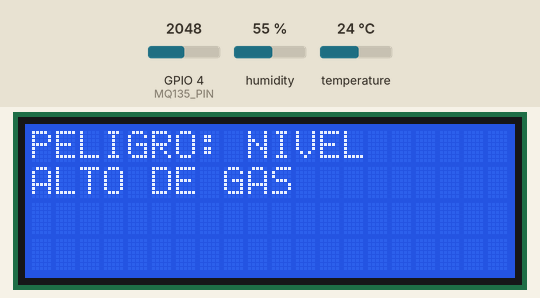
A sketch run on a simulated ESP32. Shown: 20×4 character LCD. Inputs (shaded band) come from the test bench; at power-on: GPIO 4 (MQ135_PIN) = 2048, humidity 55 %, temperature 24 °C. WiFi joins after 1.5 s; servers stay silent unless stated; uploads are accepted with an empty reply; what the sketch prints to the serial monitor is not drawn.

Above: at 2.7 s.
2.8 s: GPIO 4 (MQ135_PIN) set to 549
8.7 s: GPIO 4 (MQ135_PIN) set to 483
At 13.0 s:
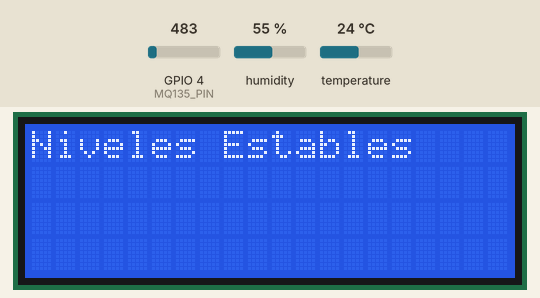
19.3 s: humidity set to 32 %
At 26.5 s:
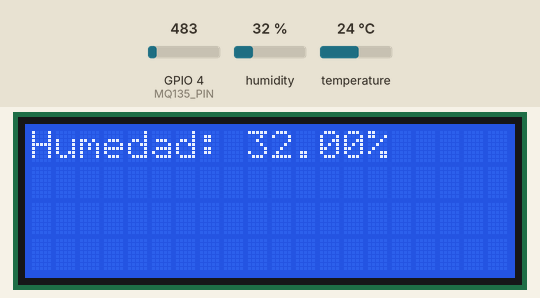
28.9 s: humidity set to 29 %
At 31.9 s:
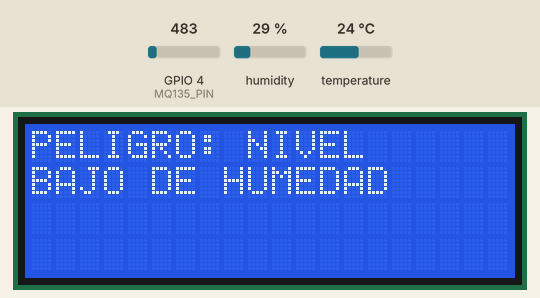
34.8 s: temperature set to 33 °C
At 36.6 s:
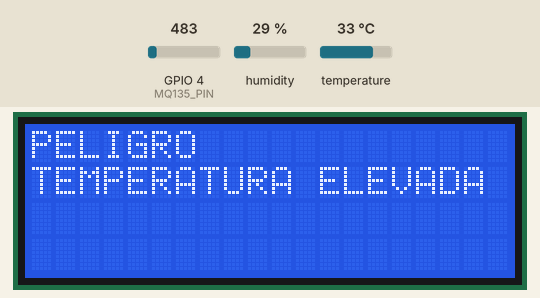
42.4 s: temperature set to 3 °C
At 47.4 s:
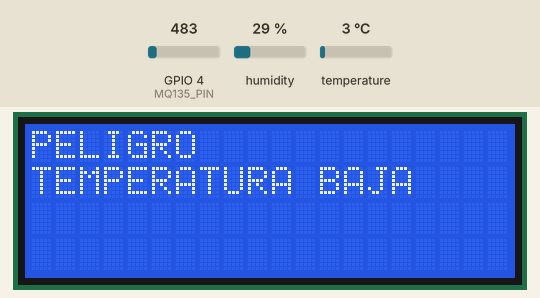
Timing chart, 0 to 48.9 s (numbered marks = the images above; inputs shaded):
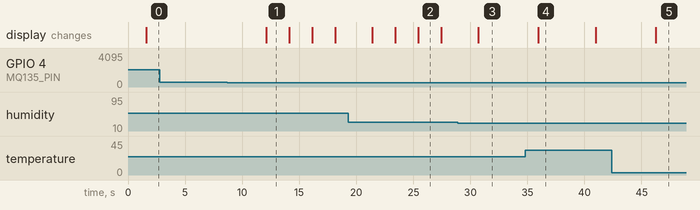

Measured:
- the behaviour switches between 512 and 511 on GPIO 4 (MQ135_PIN) (found by bisection; images 0 and 1)
- the behaviour switches between 31 and 30 % on humidity (found by bisection; images 2 and 3)
- after the input at 2.8 s, every drawn part: stays the same
- after the input at 8.7 s, the display: changes after 3.4 s (image 1)
- after the input at 28.9 s, the display: changes after 1.8 s (image 3)
- after the input at 34.8 s, the display: changes after 1.2 s (image 4)
- after the input at 42.4 s, the display: changes after 3.9 s (image 5)
- what the display in image 1 shows lasts 2.0 s, from 12.1 s to 14.1 s

The sketch:

Proyecto.ino
```cpp
#include <Wire.h>
#include <DFRobot_DHT11.h>
#include <LCD_I2C.h>
#include <WiFi.h>
#include <HTTPClient.h>
#include <ArduinoJson.h>
// Definiciones para DHT11
const int DHT_PIN = 15;
DFRobot_DHT11 dht;

// Definiciones para LCD
LCD_I2C lcd(0x27, 20, 4);

// Para el wifi
const char* ssid = "red ph1";
const char* password = "valeale18";
// Nuestro API endpoint
const char* apiEndpoint =  "https://ideal-lamp-q77w6xwqwrrc4g97-5000.app.github.dev/sensor_data";

// Definición para el sensor de gas MQ135
const int MQ135_PIN = 4;

void setupWifi()
{
  Serial.begin(9600);
  Serial.print("Connecting to WiFi");
  WiFi.begin(ssid, password);
  while (WiFi.status() != WL_CONNECTED) {
    delay(100);
    Serial.print(".");
  }
  Serial.print(" Connected: ");
  Serial.println(WiFi.localIP());
}

void setup() {
  lcd.begin();
  lcd.backlight();
  Serial.begin(115200);
  setupWifi();
}

void sendData(float temperature, float humidity,float gas)
{
  Serial.print("Sending data to API: ");

  // Set up HTTP connection with the API endpoint
  HTTPClient http;
  http.begin(apiEndpoint);
  http.addHeader("Content-Type", "application/json");

  // Create a JSON document using the ArduinoJson library
  StaticJsonDocument<200> doc;

  // Add the data to the JSON document
  doc["temperature"] = temperature;
  doc["humidity"] = humidity;

  // Add the current date and time to the JSON document. This will change to a date from the proper sensor in the future
  doc["gas"] = gas;

  // Serialize the JSON document to a string
  String json;
  serializeJson(doc, json);

  // Send the POST request to the API endpoint
  int httpResponseCode = http.POST(json);
  if (httpResponseCode > 0)
  {
    // Print the response from the server
    Serial.print("HTTP Response code: ");
    Serial.println(httpResponseCode);
    String responseString = http.getString();
    Serial.println("Received response: " + responseString);
  } else
  {
    // Print the error code
    Serial.print("Error code: ");
    Serial.println(httpResponseCode);
  }
  http.end();
}

void loop() {

  dht.read(DHT_PIN);
  float temperatura = dht.temperature;
  float humedad = dht.humidity;
  int valorGas = analogRead(MQ135_PIN);
  float concentracionGas = map(valorGas, 0, 1023, 0, 100);

   if (temperatura >= 32) {
    lcd.clear();
    lcd.setCursor(0, 0);
    lcd.print("PELIGRO");
    lcd.setCursor(0, 1);
    lcd.print("TEMPERATURA ELEVADA");
    delay(5000);
  }
  if (temperatura <= 4) {
    lcd.clear();
    lcd.setCursor(0, 0);
    lcd.print("PELIGRO");
    lcd.setCursor(0, 1);
    lcd.print("TEMPERATURA BAJA");
    delay(5000);
  }

  if (humedad >= 60) {
    lcd.clear();
    lcd.setCursor(0, 0);
    lcd.print("PELIGRO: NIVEL");
    lcd.setCursor(0, 1);
    lcd.print("ALTO DE HUMEDAD");
    delay(5000);
  }

  if (humedad <= 30) {
    lcd.clear();
    lcd.setCursor(0, 0);
    lcd.print("PELIGRO: NIVEL");
    lcd.setCursor(0, 1);
    lcd.print("BAJO DE HUMEDAD");
    delay(5000);
  }

  if (concentracionGas >= 50) {
    lcd.clear();
    lcd.setCursor(0, 0);
    lcd.print("PELIGRO: NIVEL");
    lcd.setCursor(0, 1);
    lcd.print("ALTO DE GAS");
    delay(5000);
  }

   if (temperatura >  4 && temperatura < 32 && humedad > 30 && humedad < 60 && concentracionGas < 50) {
    lcd.clear();
    lcd.setCursor(0, 0);
    lcd.print("Niveles Estables");
    delay(2000);
    mostrarTemperatura(temperatura);
    delay(2000);
    mostrarHumedad(humedad);
    delay(2000);
    mostrarGas(concentracionGas);
    delay(2000);
  }

  sendData(temperatura, humedad, concentracionGas);
}

void mostrarTemperatura(float temperatura) {
  lcd.clear();
  lcd.setCursor(0, 0);
  lcd.print("Temp: ");
  lcd.print(temperatura);
  lcd.print(" C");
}

void mostrarHumedad(float humedad) {
  lcd.clear();
  lcd.setCursor(0, 0);
  lcd.print("Humedad: ");
  lcd.print(humedad);
  lcd.print("%");
}

void mostrarGas(float concentracionGas) {
  lcd.clear();
  lcd.setCursor(0, 0);
  lcd.print("Gas: ");
  lcd.print(concentracionGas);
  lcd.print("ppm");
  delay(1000);

}
```
